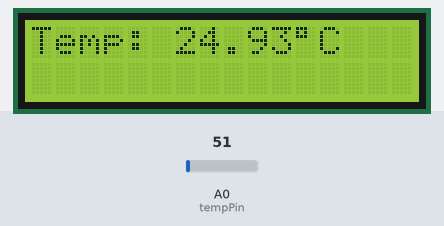
The sketch below on a simulated Arduino Uno, built with avr-gcc and run on an emulated ATmega328P. Parts: 16×2 character LCD. The test bench sets the inputs (shaded band); at power-on: A0 (tempPin) = 51.

Above: at 3.2 s.
3.3 s: A0 (tempPin) set to 22
At 5.2 s:
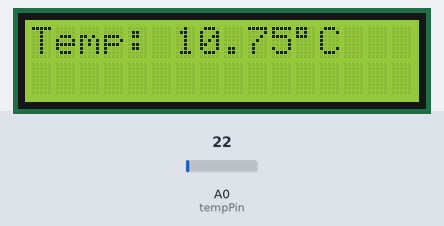
5.5 s: A0 (tempPin) set to 19
At 7.2 s:
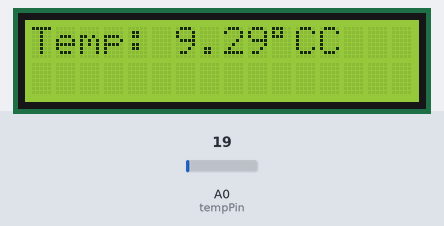
7.5 s: A0 (tempPin) set to 15
At 8.9 s:
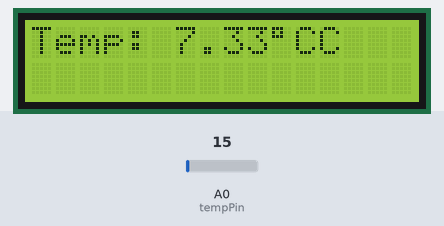
Timing chart, 0 to 10.5 s (numbered marks = the images above; inputs shaded):
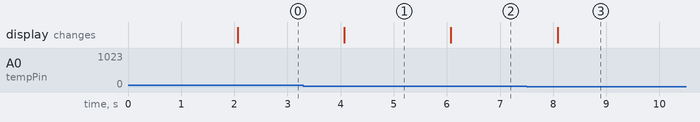

The sketch:

temp_sens.c.ino
```cpp
#include <LiquidCrystal.h>

// LCD pins: RS, E, D4, D5, D6, D7
LiquidCrystal lcd(12, 11, 5, 4, 3, 2);

// LM35 connected to A0
const int tempPin = A0;

void setup() {
  lcd.begin(16, 2); // 16x2 LCD
  lcd.print("Temp Monitor");
  delay(2000);
  lcd.clear();
}

void loop() {
  int rawValue = analogRead(tempPin);
  float voltage = (rawValue / 1023.0) * 5.0;
  float temperatureC = voltage * 100.0; // For LM35

  lcd.setCursor(0, 0);
  lcd.print("Temp: ");
  lcd.print(temperatureC);
  lcd.print((char)223); // degree symbol
  lcd.print("C");

  delay(1000); // update every 1 second
}
```

Measured:
- the behaviour switches between 21 and 20 on A0 (tempPin) (found by bisection; images 1 and 2)
- after the input at 3.3 s, the display: changes after 0.77 s (image 1)
- after the input at 5.5 s, the display: changes after 0.58 s (image 2)
- after the input at 7.5 s, the display: changes after 0.58 s (image 3)
